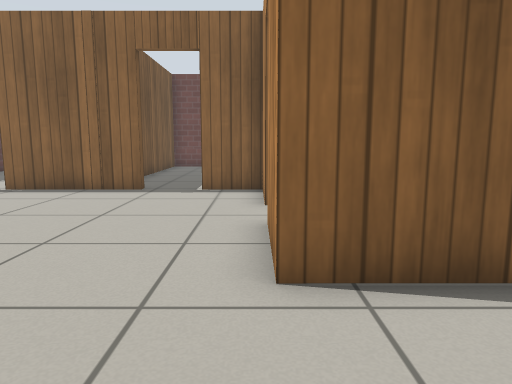
view 1 (above)

22 first-person views from a walk through a Gazebo world. The camera is 0.72 m above the floor, tilts 8° down and sees 70° across. Floor lines are 1 m apart. The floor is counted in squares, 0.5 m on a side. Each view is taken from the middle of a square. On the plan, view 1 faces up. The plan holds only what a view shows up to about 16 squares ahead; the rest is blank. The robots in the file are not drawn. Gazebo's built-in surfaces are drawn with simple patterns.

view 2
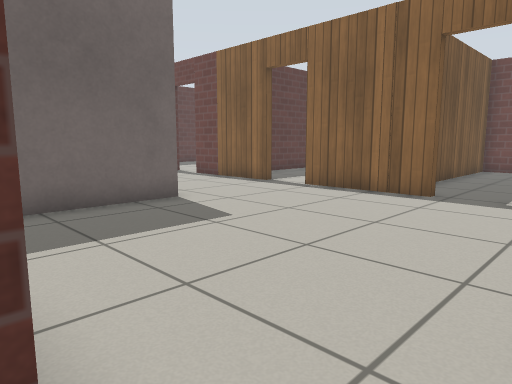

view 3
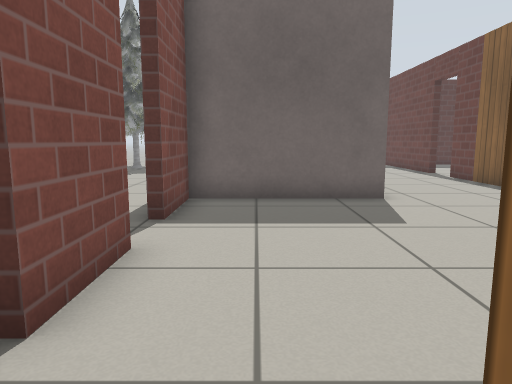

view 4
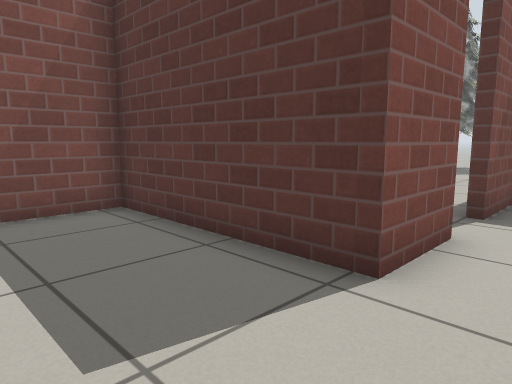

view 5
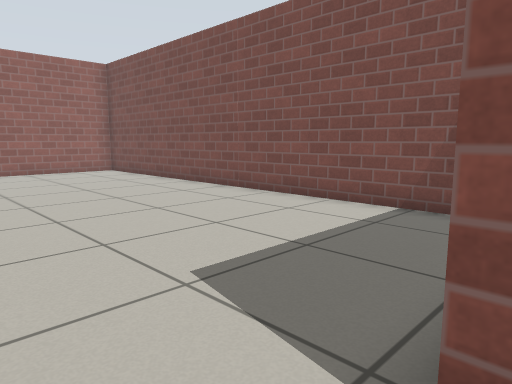

view 6
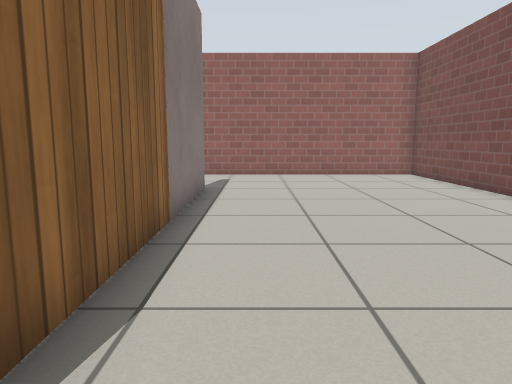

view 7
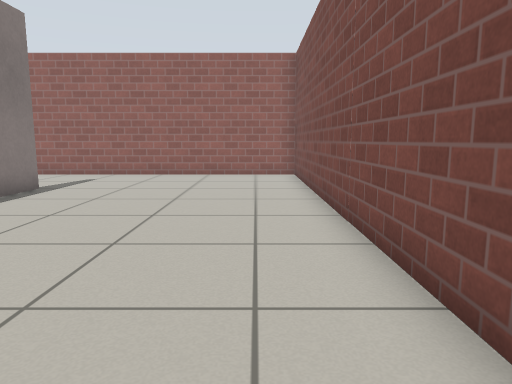

view 8
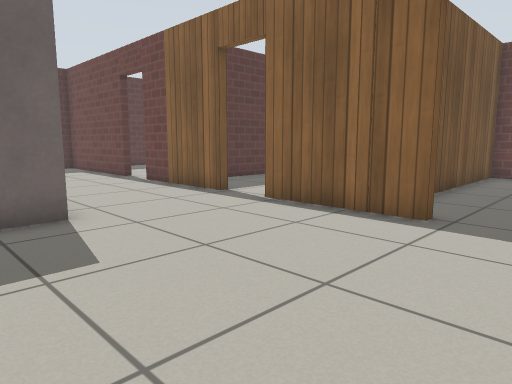

view 9
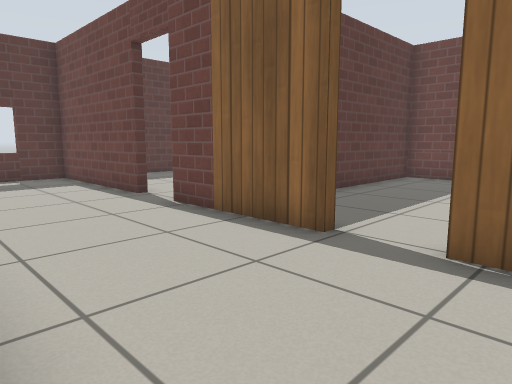

view 10
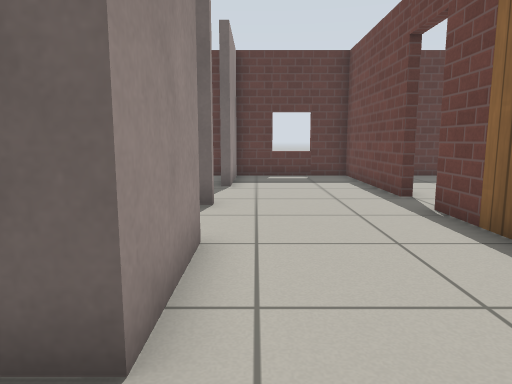

view 11
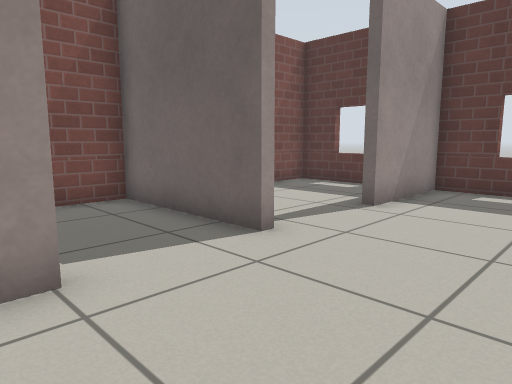

view 12
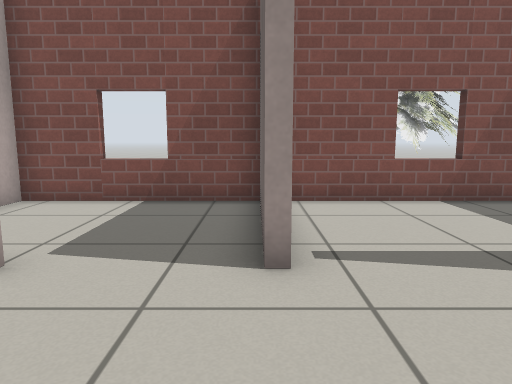

view 13
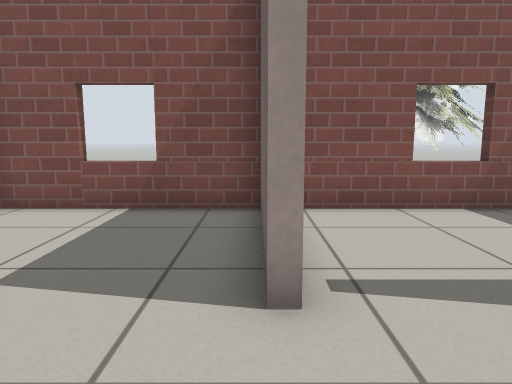

view 14
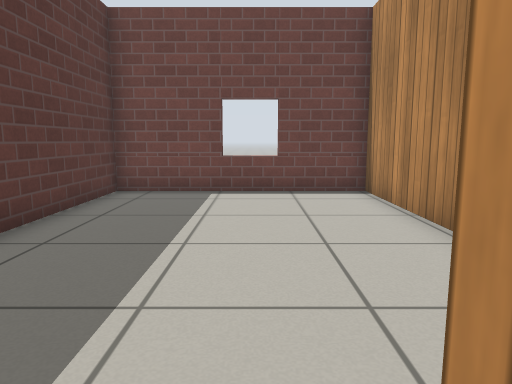

view 15
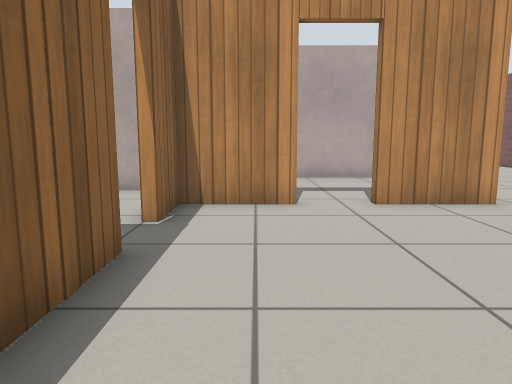

view 16
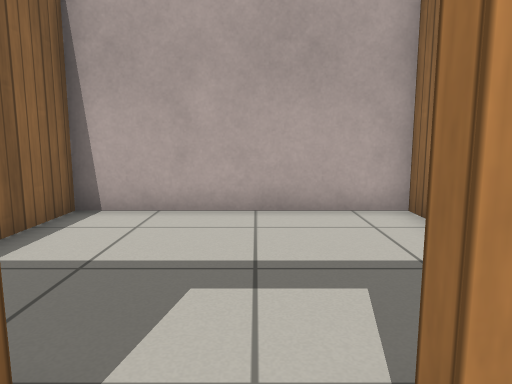

view 17
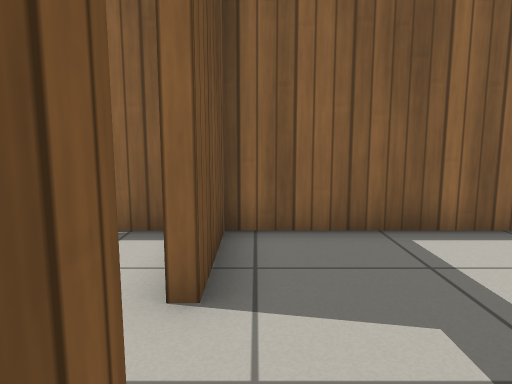

view 18
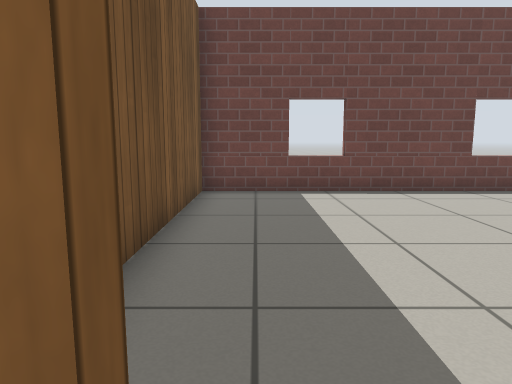

view 19
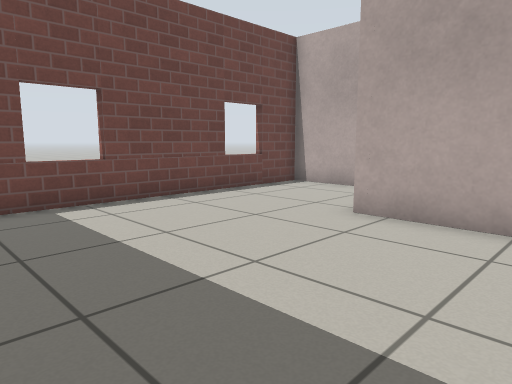

view 20
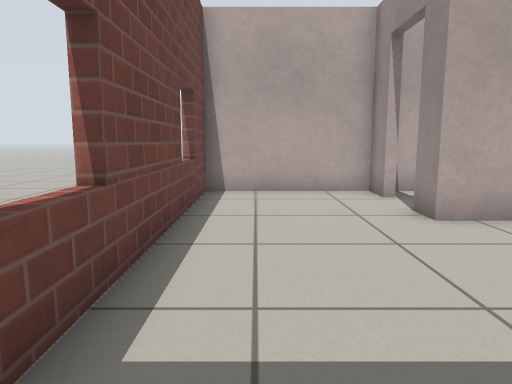

view 21
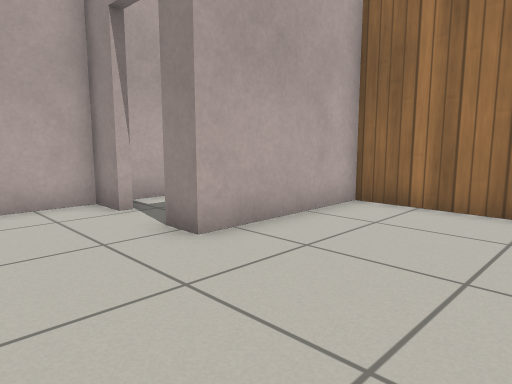

view 22
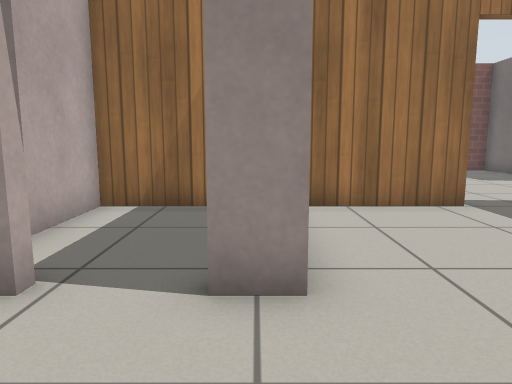

### Floor plan
Ten units are one square. View 1 is at (0, 0); x grows to the right and y downward. Boxes are objects, and circles mark ways between rooms. Rooms are numbered by the first view taken in them; rooms with no view inside come last. Other rooms are left out.
<svg viewBox="-217 -209 378 261">
<path fill="none" stroke="#000" d="M110 -35 2 -35 2 -45M-15 -13 -15 47 156 47 156 -44M-34 -107 -75 -107M-92 -107 -136 -107M-111 -62 -81 -62 -81 -13 -55 -13M-39 -13 -15 -13M2 -81 2 -107 -16 -107M2 -45 2 -62M-145 -60 -141 -60M56 -38 64 -38 64 -107 5 -107 5 -81M5 -62 5 -56M51 -157 64 -157 64 -204 -45 -204 -45 -140M-16 -110 25 -110 25 -157 35 -157M-48 -156 -48 -204 -120 -204 -120 -134M-212 -56 -212 -13 -147 -13M-152 -107 -212 -107 -212 -62 -175 -62M-141 -60 -141 -13 -84 -13 -84 -21M40 -110 64 -110 64 -150"/>
<circle cx="-10" cy="-30" r="3" fill="#2a7"/>
<circle cx="0" cy="-75" r="3" fill="#2a7"/>
<circle cx="-25" cy="-110" r="3" fill="#2a7"/>
<circle cx="-85" cy="-110" r="3" fill="#2a7"/>
<circle cx="-140" cy="-85" r="3" fill="#2a7"/>
<circle cx="-125" cy="-60" r="3" fill="#2a7"/>
<circle cx="43" cy="-157" r="3" fill="#2a7"/>
<circle cx="-160" cy="-60" r="3" fill="#2a7"/>
<text x="70" y="0">1</text>
<text x="-60" y="-70">2</text>
<text x="30" y="-80">3</text>
<text x="0" y="-160">4</text>
<text x="-90" y="-160">5</text>
<text x="-170" y="-40">6</text>
<text x="-180" y="-90">7</text>
<text x="-110" y="-40">8</text>
<text x="50" y="-130">9</text>
</svg>
Room 1 opens to room 2. Room 2 opens to room 3. Room 2 opens to room 4. Room 2 opens to room 5. Room 2 opens to room 7. Room 2 opens to room 8. Room 4 opens to room 9. Room 6 opens to room 7.

Where each view was taken, in squares from view 1:
view 1: 0 up, 0 right, facing up
view 2: 1 up, 0 right, facing up-left
view 3: 3 up, 1 right, facing left
view 4: 3 up, 2 right, facing down-left
view 5: 3 up, 2 left, facing down-right
view 6: 2 up, 0 right, facing right
view 7: 3 down, 0 right, facing right
view 8: 4 up, 1 left, facing up-left
view 9: 6 up, 6 left, facing up-left
view 10: 7 up, 6 left, facing left
view 11: 10 up, 10 left, facing down-left
view 12: 10 up, 14 left, facing down
view 13: 9 up, 14 left, facing down
view 14: 10 up, 8 left, facing up
view 15: 9 up, 8 left, facing right
view 16: 7 up, 1 left, facing right
view 17: 5 up, 1 right, facing up
view 18: 10 up, 3 left, facing up
view 19: 12 up, 4 left, facing up-right
view 20: 19 up, 4 left, facing right
view 21: 19 up, 2 left, facing down-right
view 22: 19 up, 3 right, facing down
